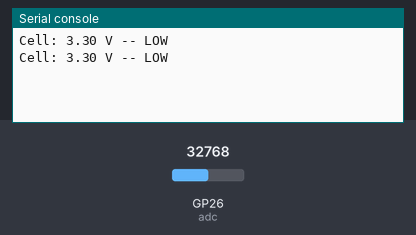
A program run on a simulated Raspberry Pi Pico running MicroPython. Parts: the last lines printed to the serial console. The inputs (shaded band) are chosen by the test bench; at power-on: GP26 (adc) = 32768 (analog values on the 0–65535 scale).

Above: at 1.2 s.
1.3 s: GP26 (adc) set to 45874
At 2.8 s:
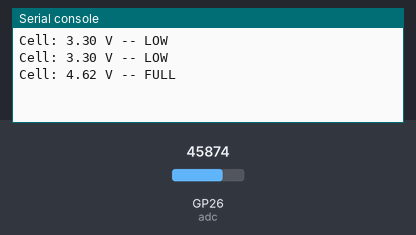
3.5 s: GP26 (adc) set to 32767
At 4.8 s:
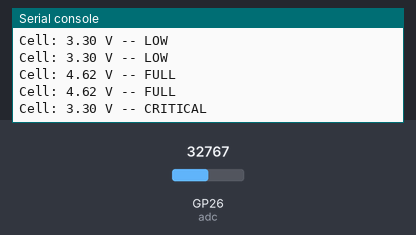

The program:

example.py
```python
# Runs on a Raspberry Pi Pico with MicroPython to sample the ADC (GP26/ADC0) through a 2:1 divider, calculate cell voltage, classify the charge level, and print it repeatedly.
#
# Buy this module: https://shillehtek.com/products/tp4056-1a-lipo-battery-charging-board-type-c-with-current-protection
# Full manual: https://shillehtek.com/blogs/shillehtek-product-manuals/tp4056-1a-lipo-battery-charging-board-type-c-with-current-protection-manual
# More examples: https://github.com/shillehbean/shillehtek-examples
#

# Pico TP4056 voltage monitor
# Divider: OUT+ -- 100k -- GP26 (ADC0) -- 100k -- GND

from machine import ADC
import time

adc = ADC(0)
divider_ratio = 2.0
v_ref = 3.3

while True:
    raw = adc.read_u16()
    v_adc = (raw / 65535) * v_ref
    v_bat = v_adc * divider_ratio

    if v_bat > 4.15:
        state = "FULL"
    elif v_bat > 3.7:
        state = "GOOD"
    elif v_bat > 3.3:
        state = "LOW"
    else:
        state = "CRITICAL"

    print("Cell: {:.2f} V -- {}".format(v_bat, state))
    time.sleep(1)
```

Measured:
- after the input at 1.3 s, the serial console: prints a new line after 0.70 s (image 1)
- after the input at 3.5 s, the serial console: prints a new line after 0.50 s (image 2)
